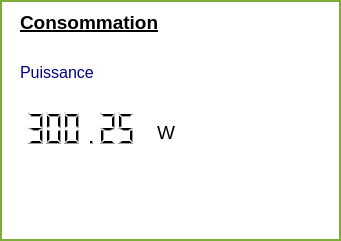
     <widget class="QWidget" name="Home" native="true">
      <property name="geometry">
       <rect>
        <x>360</x>
        <y>310</y>
        <width>341</width>
        <height>241</height>
       </rect>
      </property>
      <property name="styleSheet">
       <string notr="true">background-color: rgb(255, 255, 255);border:2px solid rgb(125, 172, 56);</string>
      </property>
      <widget class="QLabel" name="label_92">
       <property name="geometry">
        <rect>
         <x>157</x>
         <y>120</y>
         <width>21</width>
         <height>25</height>
        </rect>
       </property>
       <property name="font">
        <font>
         <pointsize>14</pointsize>
         <weight>50</weight>
         <bold>false</bold>
        </font>
       </property>
       <property name="styleSheet">
        <string notr="true">color: rgb(0, 0, 0);border:0px ;</string>
       </property>
       <property name="text">
        <string>W</string>
       </property>
      </widget>
      <widget class="QLabel" name="houseIMG">
       <property name="geometry">
        <rect>
         <x>220</x>
         <y>30</y>
         <width>100</width>
         <height>80</height>
        </rect>
       </property>
       <property name="styleSheet">
        <string notr="true">border-color: rgb(255, 255, 255);</string>
       </property>
       <property name="text">
        <string/>
       </property>
       <property name="pixmap">
        <pixmap>images/house.png</pixmap>
       </property>
       <property name="scaledContents">
        <bool>true</bool>
       </property>
      </widget>
      <widget class="QLabel" name="label_85">
       <property name="geometry">
        <rect>
         <x>20</x>
         <y>10</y>
         <width>161</width>
         <height>25</height>
        </rect>
       </property>
       <property name="font">
        <font>
         <family>Arial</family>
         <pointsize>14</pointsize>
         <weight>75</weight>
         <bold>true</bold>
         <underline>true</underline>
        </font>
       </property>
       <property name="styleSheet">
        <string notr="true">color: rgb(0, 0, 0);border:0px ;</string>
       </property>
       <property name="text">
        <string>Consommation</string>
       </property>
      </widget>
      <widget class="QLabel" name="label_88">
       <property name="geometry">
        <rect>
         <x>20</x>
         <y>60</y>
         <width>101</width>
         <height>25</height>
        </rect>
       </property>
       <property name="font">
        <font>
         <family>Arial</family>
         <pointsize>12</pointsize>
        </font>
       </property>
       <property name="styleSheet">
        <string notr="true">color: rgb(0, 0, 127);border:0px ;</string>
       </property>
       <property name="text">
        <string>Puissance</string>
       </property>
      </widget>
      <widget class="QLCDNumber" name="consommationPower">
       <property name="geometry">
        <rect>
         <x>25</x>
         <y>108</y>
         <width>111</width>
         <height>41</height>
        </rect>
       </property>
       <property name="styleSheet">
        <string notr="true">color: rgb(0, 0, 0);border:0px ;</string>
       </property>
       <property name="digitCount">
        <number>6</number>
       </property>
       <property name="value" stdset="0">
        <double>300.250000000000000</double>
       </property>
      </widget>
     </widget>
